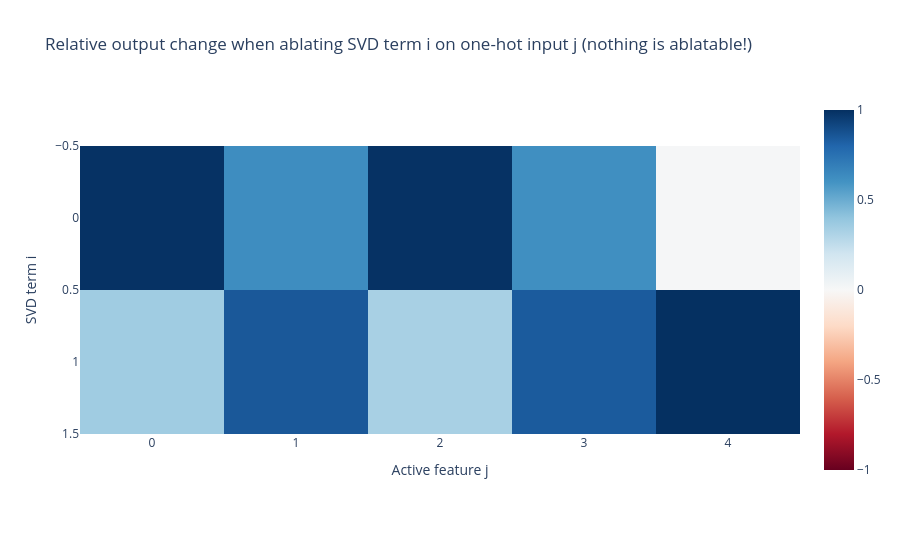

Write notebook code for a chart like this one.
### Code cell
def svd_ablation_curve(
    W: Float[Tensor, "d_hidden n_features"], b: Float[Tensor, " n_features"]
) -> Float[Tensor, "rank n_features"]:
    """How much each SVD term of W matters for each feature, measured by ablation.

    For every rank-1 SVD term sigma_i u_i v_i^T and every one-hot input e_j (only
    feature j active), compare the TMS output ReLU(W^T W e_j + b) against the same
    expression computed with the ablated weights W' = W - sigma_i u_i v_i^T
    substituted for BOTH occurrences of W.

    Args:
        W: converged TMS weight matrix; column j is feature j's hidden-space direction.
        b: the TMS output bias.

    Returns:
        changes: changes[i, j] = ||out - out_ablated||_2 / ||out||_2 for SVD term i on
            one-hot input e_j. 0 = output unchanged ("term i is ablatable when only
            feature j is active"); ~1 = the output moved by about its own entire
            magnitude; 0.3+ = badly corrupted.
    """
    U, S, Vt = t.linalg.svd(W, full_matrices=False)
    rank = S.shape[0]
    n_features = W.shape[1]

    def tms_out(W_: Tensor, x: Tensor) -> Tensor:
        # same computation as the demo's tms_forward
        return F.relu(W_.T @ (W_ @ x) + b)

    changes = t.zeros(rank, n_features)
    for i in range(rank):
        W_ablated = W - S[i] * t.outer(U[:, i], Vt[i, :])
        for j in range(n_features):
            x = t.zeros(n_features)
            x[j] = 1.0
            out = tms_out(W, x)
            out_ablated = tms_out(W_ablated, x)
            changes[i, j] = (out - out_ablated).norm() / (out.norm() + 1e-8)
    return changes

tests.test_svd_ablation_curve(svd_ablation_curve)

W_tms, b_tms = utils.load_pretrained_tms_5_2()
changes = svd_ablation_curve(W_tms, b_tms)
imshow(
    changes,
    title="Relative output change when ablating SVD term i on one-hot input j (nothing is ablatable!)",
    labels=dict(x="Active feature j", y="SVD term i"),
)

### Figure 1 — Plotly figure (JSON) as saved in the notebook; plotly's stock layout.template omitted (floating-point values rounded to 4 significant figures)
{"data": [{"coloraxis": "coloraxis", "hovertemplate": "Active feature j: %{x}<br>SVD term i: %{y}<br>color: %{z}<extra></extra>", "name": "0", "type": "heatmap", "xaxis": "x", "yaxis": "y", "z": [[0.991, 0.6265, 0.9922, 0.6163, 0.008193], [0.355, 0.8504, 0.3306, 0.8394, 1.0]]}], "layout": {"coloraxis": {"autocolorscale": false, "cmid": 0, "colorscale": [[0, "rgb(103,0,31)"], [0.1, "rgb(178,24,43)"], [0.2, "rgb(214,96,77)"], [0.3, "rgb(244,165,130)"], [0.4, "rgb(253,219,199)"], [0.5, "rgb(247,247,247)"], [0.6, "rgb(209,229,240)"], [0.7, "rgb(146,197,222)"], [0.8, "rgb(67,147,195)"], [0.9, "rgb(33,102,172)"], [1, "rgb(5,48,97)"]]}, "title": {"text": "Relative output change when ablating SVD term i on one-hot input j (nothing is ablatable!)"}, "xaxis": {"anchor": "y", "constrain": "domain", "domain": [0, 1], "scaleanchor": "y", "title": {"text": "Active feature j"}}, "yaxis": {"anchor": "x", "autorange": "reversed", "constrain": "domain", "domain": [0, 1], "title": {"text": "SVD term i"}}}}
